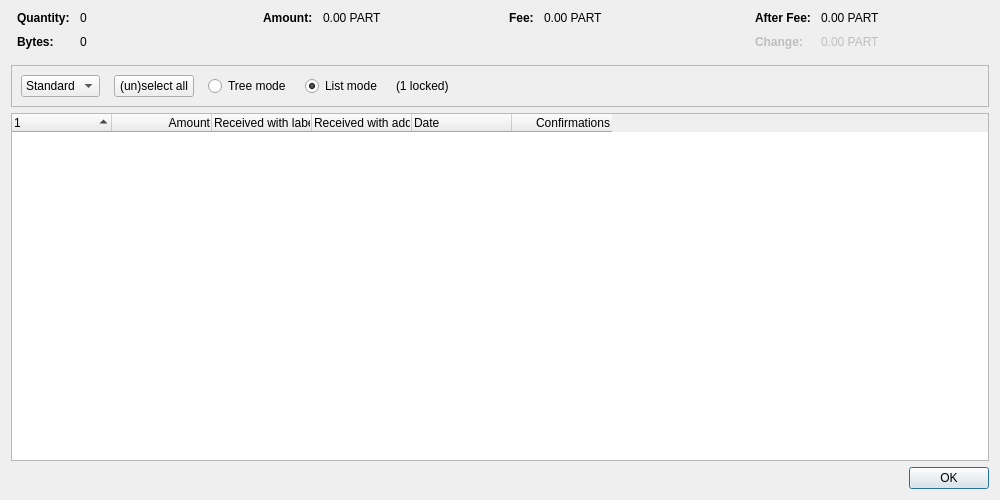
<?xml version="1.0" encoding="UTF-8"?>
<ui version="4.0">
 <class>CoinControlDialog</class>
 <widget class="QDialog" name="CoinControlDialog">
  <property name="geometry">
   <rect>
    <x>0</x>
    <y>0</y>
    <width>1000</width>
    <height>500</height>
   </rect>
  </property>
  <property name="windowTitle">
   <string>Coin Selection</string>
  </property>
  <layout class="QVBoxLayout" name="verticalLayout">
   <item>
    <layout class="QHBoxLayout" name="horizontalLayoutTop" stretch="0,0,0,0">
     <property name="topMargin">
      <number>0</number>
     </property>
     <property name="bottomMargin">
      <number>10</number>
     </property>
     <item>
      <layout class="QFormLayout" name="formLayoutCoinControl1">
       <property name="labelAlignment">
        <set>Qt::AlignLeft|Qt::AlignVCenter</set>
       </property>
       <property name="horizontalSpacing">
        <number>10</number>
       </property>
       <property name="verticalSpacing">
        <number>10</number>
       </property>
       <property name="leftMargin">
        <number>6</number>
       </property>
       <property name="rightMargin">
        <number>6</number>
       </property>
       <item row="0" column="0">
        <widget class="QLabel" name="labelCoinControlQuantityText">
         <property name="font">
          <font>
           <weight>75</weight>
           <bold>true</bold>
          </font>
         </property>
         <property name="text">
          <string>Quantity:</string>
         </property>
        </widget>
       </item>
       <item row="0" column="1">
        <widget class="QLabel" name="labelCoinControlQuantity">
         <property name="cursor">
          <cursorShape>IBeamCursor</cursorShape>
         </property>
         <property name="contextMenuPolicy">
          <enum>Qt::ActionsContextMenu</enum>
         </property>
         <property name="text">
          <string notr="true">0</string>
         </property>
         <property name="textInteractionFlags">
          <set>Qt::LinksAccessibleByMouse|Qt::TextSelectableByKeyboard|Qt::TextSelectableByMouse</set>
         </property>
        </widget>
       </item>
       <item row="1" column="0">
        <widget class="QLabel" name="labelCoinControlBytesText">
         <property name="font">
          <font>
           <weight>75</weight>
           <bold>true</bold>
          </font>
         </property>
         <property name="text">
          <string>Bytes:</string>
         </property>
        </widget>
       </item>
       <item row="1" column="1">
        <widget class="QLabel" name="labelCoinControlBytes">
         <property name="cursor">
          <cursorShape>IBeamCursor</cursorShape>
         </property>
         <property name="contextMenuPolicy">
          <enum>Qt::ActionsContextMenu</enum>
         </property>
         <property name="text">
          <string notr="true">0</string>
         </property>
         <property name="textInteractionFlags">
          <set>Qt::LinksAccessibleByMouse|Qt::TextSelectableByKeyboard|Qt::TextSelectableByMouse</set>
         </property>
        </widget>
       </item>
      </layout>
     </item>
     <item>
      <layout class="QFormLayout" name="formLayoutCoinControl2">
       <property name="horizontalSpacing">
        <number>10</number>
       </property>
       <property name="verticalSpacing">
        <number>10</number>
       </property>
       <property name="leftMargin">
        <number>6</number>
       </property>
       <property name="rightMargin">
        <number>6</number>
       </property>
       <item row="0" column="0">
        <widget class="QLabel" name="labelCoinControlAmountText">
         <property name="font">
          <font>
           <weight>75</weight>
           <bold>true</bold>
          </font>
         </property>
         <property name="text">
          <string>Amount:</string>
         </property>
        </widget>
       </item>
       <item row="0" column="1">
        <widget class="QLabel" name="labelCoinControlAmount">
         <property name="cursor">
          <cursorShape>IBeamCursor</cursorShape>
         </property>
         <property name="contextMenuPolicy">
          <enum>Qt::ActionsContextMenu</enum>
         </property>
         <property name="text">
          <string notr="true">0.00 PART</string>
         </property>
         <property name="textInteractionFlags">
          <set>Qt::LinksAccessibleByMouse|Qt::TextSelectableByKeyboard|Qt::TextSelectableByMouse</set>
         </property>
        </widget>
       </item>
      </layout>
     </item>
     <item>
      <layout class="QFormLayout" name="formLayoutCoinControl3">
       <property name="horizontalSpacing">
        <number>10</number>
       </property>
       <property name="verticalSpacing">
        <number>10</number>
       </property>
       <property name="leftMargin">
        <number>6</number>
       </property>
       <property name="rightMargin">
        <number>6</number>
       </property>
       <item row="0" column="0">
        <widget class="QLabel" name="labelCoinControlFeeText">
         <property name="font">
          <font>
           <weight>75</weight>
           <bold>true</bold>
          </font>
         </property>
         <property name="text">
          <string>Fee:</string>
         </property>
        </widget>
       </item>
       <item row="0" column="1">
        <widget class="QLabel" name="labelCoinControlFee">
         <property name="cursor">
          <cursorShape>IBeamCursor</cursorShape>
         </property>
         <property name="contextMenuPolicy">
          <enum>Qt::ActionsContextMenu</enum>
         </property>
         <property name="text">
          <string notr="true">0.00 PART</string>
         </property>
         <property name="textInteractionFlags">
          <set>Qt::LinksAccessibleByMouse|Qt::TextSelectableByKeyboard|Qt::TextSelectableByMouse</set>
         </property>
        </widget>
       </item>
      </layout>
     </item>
     <item>
      <layout class="QFormLayout" name="formLayoutCoinControl4">
       <property name="labelAlignment">
        <set>Qt::AlignLeft|Qt::AlignVCenter</set>
       </property>
       <property name="horizontalSpacing">
        <number>10</number>
       </property>
       <property name="verticalSpacing">
        <number>10</number>
       </property>
       <property name="leftMargin">
        <number>6</number>
       </property>
       <property name="rightMargin">
        <number>6</number>
       </property>
       <item row="0" column="0">
        <widget class="QLabel" name="labelCoinControlAfterFeeText">
         <property name="font">
          <font>
           <weight>75</weight>
           <bold>true</bold>
          </font>
         </property>
         <property name="text">
          <string>After Fee:</string>
         </property>
        </widget>
       </item>
       <item row="0" column="1">
        <widget class="QLabel" name="labelCoinControlAfterFee">
         <property name="cursor">
          <cursorShape>IBeamCursor</cursorShape>
         </property>
         <property name="contextMenuPolicy">
          <enum>Qt::ActionsContextMenu</enum>
         </property>
         <property name="text">
          <string notr="true">0.00 PART</string>
         </property>
         <property name="textInteractionFlags">
          <set>Qt::LinksAccessibleByMouse|Qt::TextSelectableByKeyboard|Qt::TextSelectableByMouse</set>
         </property>
        </widget>
       </item>
       <item row="1" column="0">
        <widget class="QLabel" name="labelCoinControlChangeText">
         <property name="enabled">
          <bool>false</bool>
         </property>
         <property name="font">
          <font>
           <weight>75</weight>
           <bold>true</bold>
          </font>
         </property>
         <property name="text">
          <string>Change:</string>
         </property>
        </widget>
       </item>
       <item row="1" column="1">
        <widget class="QLabel" name="labelCoinControlChange">
         <property name="enabled">
          <bool>false</bool>
         </property>
         <property name="cursor">
          <cursorShape>IBeamCursor</cursorShape>
         </property>
         <property name="contextMenuPolicy">
          <enum>Qt::ActionsContextMenu</enum>
         </property>
         <property name="text">
          <string notr="true">0.00 PART</string>
         </property>
         <property name="textInteractionFlags">
          <set>Qt::LinksAccessibleByMouse|Qt::TextSelectableByKeyboard|Qt::TextSelectableByMouse</set>
         </property>
        </widget>
       </item>
      </layout>
     </item>
    </layout>
   </item>
   <item>
    <widget class="QFrame" name="frame">
     <property name="minimumSize">
      <size>
       <width>0</width>
       <height>40</height>
      </size>
     </property>
     <property name="frameShape">
      <enum>QFrame::StyledPanel</enum>
     </property>
     <property name="frameShadow">
      <enum>QFrame::Sunken</enum>
     </property>
     <layout class="QHBoxLayout" name="horizontalLayout">
      <item>
       <layout class="QHBoxLayout" name="horizontalLayoutPanel" stretch="0,0,0,0,0,0">
        <property name="spacing">
         <number>14</number>
        </property>
        <item>
         <widget class="QComboBox" name="cbxType">
          <item>
           <property name="text">
            <string>Standard</string>
           </property>
          </item>
          <item>
           <property name="text">
            <string>Blind</string>
           </property>
          </item>
          <item>
           <property name="text">
            <string>Anon</string>
           </property>
          </item>
         </widget>
        </item>
        <item>
         <widget class="QPushButton" name="pushButtonSelectAll">
          <property name="sizePolicy">
           <sizepolicy hsizetype="Maximum" vsizetype="Fixed">
            <horstretch>0</horstretch>
            <verstretch>0</verstretch>
           </sizepolicy>
          </property>
          <property name="text">
           <string>(un)select all</string>
          </property>
          <property name="autoDefault">
           <bool>false</bool>
          </property>
         </widget>
        </item>
        <item>
         <widget class="QRadioButton" name="radioTreeMode">
          <property name="sizePolicy">
           <sizepolicy hsizetype="Maximum" vsizetype="Fixed">
            <horstretch>0</horstretch>
            <verstretch>0</verstretch>
           </sizepolicy>
          </property>
          <property name="text">
           <string>Tree mode</string>
          </property>
         </widget>
        </item>
        <item>
         <widget class="QRadioButton" name="radioListMode">
          <property name="sizePolicy">
           <sizepolicy hsizetype="Maximum" vsizetype="Fixed">
            <horstretch>0</horstretch>
            <verstretch>0</verstretch>
           </sizepolicy>
          </property>
          <property name="text">
           <string>List mode</string>
          </property>
          <property name="checked">
           <bool>true</bool>
          </property>
         </widget>
        </item>
        <item>
         <widget class="QLabel" name="labelLocked">
          <property name="text">
           <string notr="true">(1 locked)</string>
          </property>
         </widget>
        </item>
        <item>
         <spacer name="horizontalSpacer">
          <property name="orientation">
           <enum>Qt::Horizontal</enum>
          </property>
          <property name="sizeHint" stdset="0">
           <size>
            <width>40</width>
            <height>20</height>
           </size>
          </property>
         </spacer>
        </item>
       </layout>
      </item>
     </layout>
    </widget>
   </item>
   <item>
    <widget class="CoinControlTreeWidget" name="treeWidget">
     <property name="contextMenuPolicy">
      <enum>Qt::CustomContextMenu</enum>
     </property>
     <property name="sortingEnabled">
      <bool>false</bool>
     </property>
     <property name="columnCount">
      <number>6</number>
     </property>
     <attribute name="headerShowSortIndicator" stdset="0">
      <bool>true</bool>
     </attribute>
     <attribute name="headerStretchLastSection">
      <bool>false</bool>
     </attribute>
     <column>
      <property name="text">
       <string/>
      </property>
     </column>
     <column>
      <property name="text">
       <string>Amount</string>
      </property>
      <property name="textAlignment">
       <set>AlignTrailing|AlignVCenter</set>
      </property>
     </column>
     <column>
      <property name="text">
       <string>Received with label</string>
      </property>
     </column>
     <column>
      <property name="text">
       <string>Received with address</string>
      </property>
     </column>
     <column>
      <property name="text">
       <string>Date</string>
      </property>
     </column>
     <column>
      <property name="text">
       <string>Confirmations</string>
      </property>
      <property name="toolTip">
       <string>Confirmed</string>
      </property>
      <property name="textAlignment">
       <set>AlignTrailing|AlignVCenter</set>
      </property>
     </column>
     <column>
      <property name="text">
       <string/>
      </property>
     </column>
     <column>
      <property name="text">
       <string/>
      </property>
     </column>
     <column>
      <property name="text">
       <string/>
      </property>
     </column>
     <column>
      <property name="text">
       <string/>
      </property>
     </column>
    </widget>
   </item>
   <item>
    <widget class="QDialogButtonBox" name="buttonBox">
     <property name="orientation">
      <enum>Qt::Horizontal</enum>
     </property>
     <property name="standardButtons">
      <set>QDialogButtonBox::Ok</set>
     </property>
    </widget>
   </item>
  </layout>
 </widget>
 <customwidgets>
  <customwidget>
   <class>CoinControlTreeWidget</class>
   <extends>QTreeWidget</extends>
   <header>qt/coincontroltreewidget.h</header>
  </customwidget>
 </customwidgets>
 <resources/>
 <connections/>
</ui>
